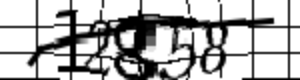
#> input picture captcha_dataset/12858_20260217_164948_941391.png, 300 x 80 px; its folder holds only this picture in this run
$ python regenerate_dataset_dual.py
#> lines starting #> are read from the running program, lines starting #| are printed output that depends on the picture
#> in regenerate_dataset_dual, img is the input picture: shape (80, 300, 3); min 0, max 255, mean 180.3
#!/usr/bin/env python3
"""
Regenerate entire dataset with BOTH v3_light and v7_hybrid preprocessing
This doubles the dataset size and provides variation
"""

import cv2
import numpy as np
from pathlib import Path
import shutil

def preprocess_v3_morphology_light(img):
    """Morphology with light sharpening"""
    gray = cv2.cvtColor(img, cv2.COLOR_BGR2GRAY) if len(img.shape) == 3 else img

    # NO brightness normalization for training data - keep original brightness

    kernel = cv2.getStructuringElement(cv2.MORPH_ELLIPSE, (2, 2))
    closed = cv2.morphologyEx(gray, cv2.MORPH_CLOSE, kernel)
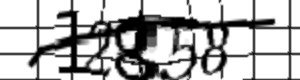
#> closed: shape (80, 300); min 0, max 255, mean 181.7

    clahe = cv2.createCLAHE(clipLimit=3.0, tileGridSize=(8,8))
    enhanced = clahe.apply(closed)
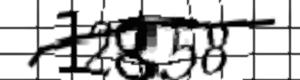
#> enhanced: shape (80, 300); min 2, max 255, mean 187

    kernel_sharpen = np.array([[0,-1,0],
                                [-1,5,-1],
                                [0,-1,0]])
    sharpened = cv2.filter2D(enhanced, -1, kernel_sharpen)
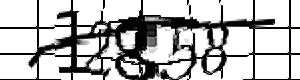
#> sharpened: shape (80, 300); min 0, max 255, mean 185.6

    return cv2.cvtColor(sharpened, cv2.COLOR_GRAY2BGR)

def preprocess_v7_hybrid(img):
    """Hybrid approach with denoising"""
    gray = cv2.cvtColor(img, cv2.COLOR_BGR2GRAY) if len(img.shape) == 3 else img

    # NO brightness normalization for training data - keep original brightness

    kernel = cv2.getStructuringElement(cv2.MORPH_ELLIPSE, (2, 2))
    closed = cv2.morphologyEx(gray, cv2.MORPH_CLOSE, kernel)

    clahe = cv2.createCLAHE(clipLimit=4.5, tileGridSize=(4,4))
    enhanced = clahe.apply(closed)
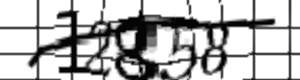
#> enhanced: shape (80, 300); min 3, max 255, mean 184.7

    denoised = cv2.fastNlMeansDenoising(enhanced, None, 8, 7, 21)

    kernel_sharpen = np.array([[0,-1,0],
                                [-1,5,-1],
                                [0,-1,0]])
    sharpened = cv2.filter2D(denoised, -1, kernel_sharpen)
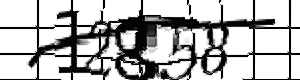
#> sharpened: shape (80, 300); min 0, max 255, mean 183.8

    return cv2.cvtColor(sharpened, cv2.COLOR_GRAY2BGR)


def regenerate_dataset_dual(input_dir, output_dir):
    """
    Process all images with BOTH methods
    Output: 2x the original dataset size
    """
    input_path = Path(input_dir)
    output_path = Path(output_dir)

    # Backup old cleaned dataset if exists
    if output_path.exists():
        backup_path = Path(f"{output_dir}_backup")
        if backup_path.exists():
            shutil.rmtree(backup_path)
        print(f"Backing up existing {output_dir} to {backup_path}")
        shutil.move(str(output_path), str(backup_path))

    output_path.mkdir(exist_ok=True)

    all_files = sorted(list(input_path.glob("*.png")))

    print("=" * 80)
    print(f"DUAL PREPROCESSING DATASET GENERATION")
    print(f"Input:  {input_dir} ({len(all_files)} images)")
    print(f"Output: {output_dir} ({len(all_files) * 2} images - 2x dataset size!)")
    print("=" * 80)
    print("\nProcessing methods:")
    print("  1. v3_morphology_light (suffix: _v3)")
    print("  2. v7_hybrid (suffix: _v7)")
    print("=" * 80)

    v3_success = 0
    v7_success = 0
    errors = 0

    for i, img_path in enumerate(all_files, 1):
        # Extract base name (label + timestamp)
        base_name = img_path.stem
        label = base_name.split('_')[0]

        # Load original
        img = cv2.imread(str(img_path))
        if img is None:
            print(f"[{i}/{len(all_files)}] ✗ Error loading {img_path.name}")
            errors += 1
            continue

        # Process with v3_light
        try:
            v3_result = preprocess_v3_morphology_light(img)
            v3_filename = f"{base_name}_v3.png"
            v3_output = output_path / v3_filename
            cv2.imwrite(str(v3_output), v3_result)
            v3_success += 1
        except Exception as e:
            print(f"[{i}/{len(all_files)}] ✗ v3 failed for {img_path.name}: {e}")
            errors += 1

        # Process with v7_hybrid
        try:
            v7_result = preprocess_v7_hybrid(img)
            v7_filename = f"{base_name}_v7.png"
            v7_output = output_path / v7_filename
            cv2.imwrite(str(v7_output), v7_result)
            v7_success += 1
        except Exception as e:
            print(f"[{i}/{len(all_files)}] ✗ v7 failed for {img_path.name}: {e}")
            errors += 1

        # Progress update every 20 images
        if i % 20 == 0 or i == len(all_files):
            print(f"[{i}/{len(all_files)}] Processed: {v3_success} v3, {v7_success} v7 (errors: {errors})")

    print("\n" + "=" * 80)
    print("DATASET GENERATION COMPLETE!")
    print(f"✓ v3_light images:  {v3_success}")
    print(f"✓ v7_hybrid images: {v7_success}")
    print(f"✓ Total images:     {v3_success + v7_success}")
    print(f"✗ Errors:           {errors}")
    print("=" * 80)
    print(f"\nNew dataset location: {output_dir}/")
    print(f"Original dataset:     {input_dir}/ (unchanged)")
    print("\nNEXT STEP: Retrain the model with the new dual-method dataset!")
    print("Run: python train_captcha_model.py")
    print("=" * 80)


if __name__ == "__main__":
    input_dir = "captcha_dataset"
    output_dir = "captcha_dataset_v2"

    print("\n🚀 Starting dual-preprocessing dataset generation...")
    print("This will create TWO versions of each captcha (v3_light + v7_hybrid)\n")

    regenerate_dataset_dual(input_dir, output_dir)

$ run again, on captcha_dataset/18299_20260217_191145_686445.png
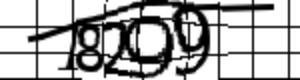
#> input picture captcha_dataset/18299_20260217_191145_686445.png, 300 x 80 px
#> in regenerate_dataset_dual, img is the input picture: shape (80, 300, 3); min 0, max 255, mean 176.4
#> in preprocess_v7_hybrid, `enhanced = clahe.apply(closed)`:
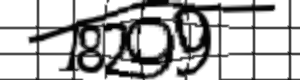
#> enhanced: shape (80, 300); min 4, max 255, mean 181.6
#> in preprocess_v7_hybrid, `sharpened = cv2.filter2D(denoised, -1, kernel_sharpen)`:
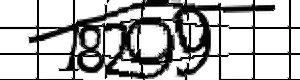
#> sharpened: shape (80, 300); min 0, max 255, mean 180.6

$ run again, on captcha_dataset/19566_20260217_182057_613916.png
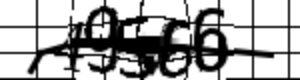
#> input picture captcha_dataset/19566_20260217_182057_613916.png, 300 x 80 px
#> in regenerate_dataset_dual, img is the input picture: shape (80, 300, 3); min 0, max 255, mean 170.8
#> in preprocess_v7_hybrid, `enhanced = clahe.apply(closed)`:
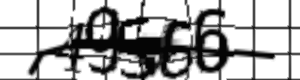
#> enhanced: shape (80, 300); min 3, max 255, mean 176
#> in preprocess_v7_hybrid, `sharpened = cv2.filter2D(denoised, -1, kernel_sharpen)`:
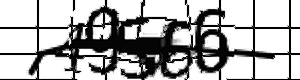
#> sharpened: shape (80, 300); min 0, max 255, mean 175.3
